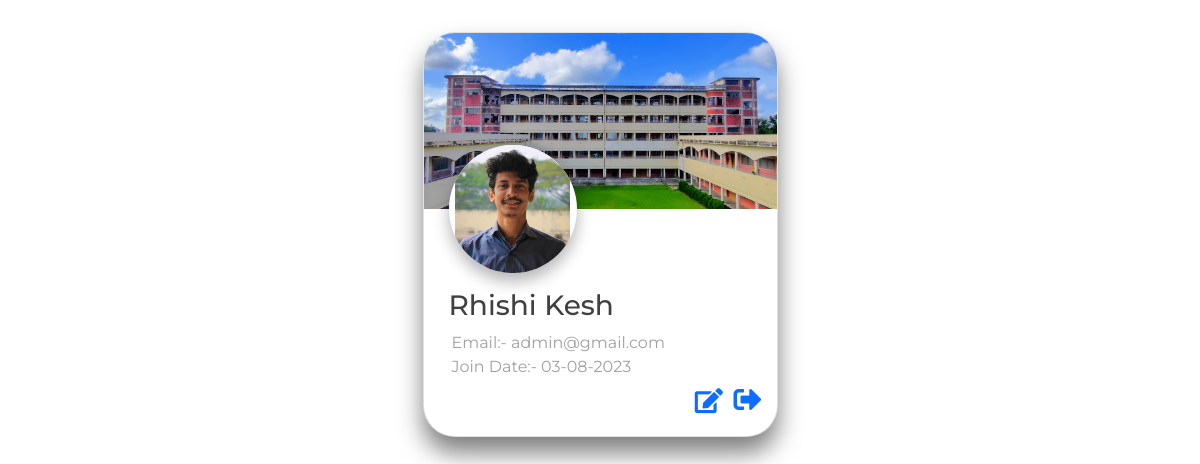
Page /admin/user_profile.php?id=16 on the committed database.
### tables this page shows
CREATE TABLE IF NOT EXISTS `users` (
  `id` int NOT NULL AUTO_INCREMENT,
  `name` varchar(100) DEFAULT NULL,
  `email` varchar(100) DEFAULT NULL,
  `password` varchar(200) DEFAULT NULL,
  `c_password` varchar(200) DEFAULT NULL,
  `photo` varchar(100) DEFAULT NULL,
  `date` timestamp NOT NULL DEFAULT CURRENT_TIMESTAMP,
  PRIMARY KEY (`id`),
  UNIQUE KEY `email` (`email`)
);

### admin/user_profile.php (the view, shortened to what this page needs)
<?php
    include('../config.php');
    $id = $_GET['id'];
    $sql = "SELECT * FROM `users` WHERE id = '$id'";
    $query = mysqli_query($con, $sql);
    $row = mysqli_fetch_assoc($query);
?>
<!DOCTYPE html>
<html lang="en">
<head>
    <link rel="stylesheet" href="../css/all.min.css">
    <link rel="stylesheet" href="../css/bootstrap.min.css">
    <link rel="stylesheet" href="../css/fontawesome.css">
    <link rel="stylesheet" href="../css/style.css">
</head>
<body class="student_profile">
    <div class="card">
        <div class="banner">
            <img class="profile" src="../upload/users/<?= $row
            ['photo'] ?>" alt="">
        </div>
        <h2 class="name"><?= ucwords($row['name']) ?></h2>
        <div class="title">Email:- <?= $row['email'] ?></div>
        <div class="title">Join Date:- <?= date("d-m-Y",strtotime($row['date'])) ?></div>
        <div class="footer">
            <a href="edit_user.php?id=<?= $row['id'] ?>" class="me-1 edit">
                <i class="fas fa-edit"></i>
            </a>
            <a href="all_users.php">
                <i class="fas fa-sign-out-alt"></i>
            </a>
        </div>
    </div>
</body>
</html>

### css/style.css (style rules this page uses)
* { text-decoration: none !important; }
.student_profile { font-size: 16px; color: #404040; font-family: Montserrat, sans-serif; background-image: #fff; background-position: center; background-attachment: fixed; margin: 0; padding: 2rem 0; display: grid; place-items: center; box-sizing: border-box; }
.student_profile .card { background-color: #fff; width: 355px; display: flex; flex-direction: column; overflow: hidden; border-radius: 2rem; box-shadow: 0px 1rem 1.5rem rgba(0,0,0,0.5); }
.student_profile .card .banner { background-image: url('../admin/img/lpibg.jpg'); background-position: center; background-repeat: no-repeat; background-size: cover; height: 11rem; display: flex; align-items: flex-end; justify-content: start; box-sizing: border-box; }
.student_profile .card .banner .profile { margin-left: 25px; object-fit: contain; background-color: #fff; width: 8rem; height: 8rem; box-shadow: 0 0.5rem 1rem rgba(0,0,0,0.3); border-radius: 50%; transform: translateY(50%); transition: transform 200ms cubic-bezier(0.18, 0.89, 0.32, 1.28); }
.student_profile .card h2.name { margin-left: 25px; margin-top: 80px; font-size: 28px !important; padding-right: 25px; }
.student_profile .card .title { color: #a0a0a0; font-size: 1rem; margin-left: 28px; }
.student_profile .card .footer { padding: 0 15px 15px 0; text-align: right; font-size: 28px; }
.edit { font-size: 25px; }

### rows in the picture
users: photo (picture), name "Rhishi Kesh", email "admin@gmail.com", date "03-08-2023"
